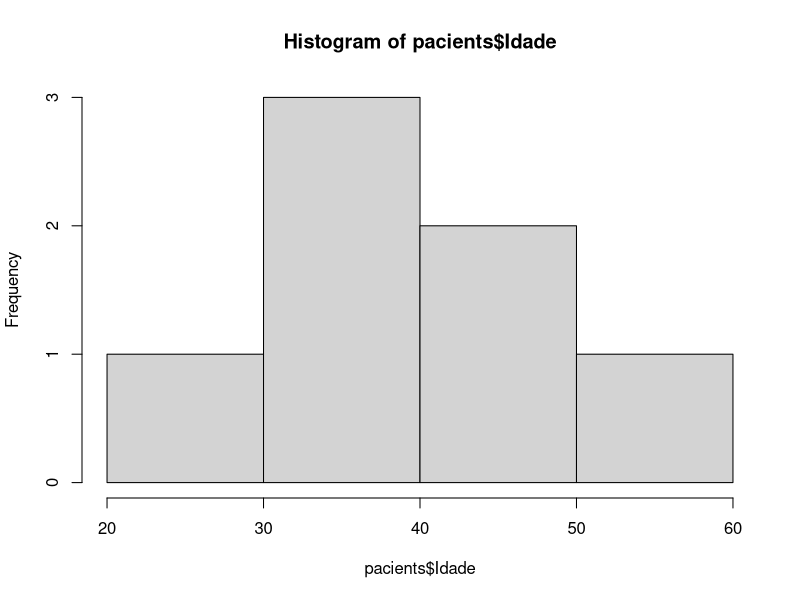

Recreate this plot in R.
# Setting up working directory
setwd("C:\\Users\\Andrew\\OneDrive\\Documentos\\Pessoal\\Cursos\\DSA\\BigDataRAzure\\Cap2")
getwd()

# Creating an empty DataFrame
df <- data.frame()
class(df)
df

# Creating empty vectors
names <- character()
ages <- numeric()
itens <- numeric()
codes <- integer()

df <- data.frame(c(names, ages, itens, codes))
df

# Creating vectors
country = c("Portugal", "Inglaterra", "Irlanda", "Egito", "Brasil")
name = c("Bruno", "Tiago", "Amanda", "Bianca", "Marta")
height = c(1.88, 1.76, 1.53, 1.69, 1.68)
code = c(5001, 2183, 4702, 7965, 8890)

# Creating a dataframe from the vectors
search = data.frame(country, name, height, code)
search

# Adding a new vector to an existing dataframe
eyes = c("verde", "azul", "azul", "castanho", "castanho")
sear = cbind(search, eyes)
sear

# Info about the dataframe
str(sear)
dim(sear)
length(sear)

# Getting a vector from the dataframe
sear$country
sear$name

# Extracting a single values
sear[1, 1]
sear[3, 2]

# Number os rows and columns
nrow(sear)
ncol(sear)

# First elements
head(sear)
head(mtcars)

# last elements
tail(sear)
tail(mtcars)

# R built-in dataframes
?mtcars
mtcars
View(mtcars)

# Filter to a subset of the data by a certain criteria
sear[height < 1.60,]
sear[height < 1.60, c('code', 'eyes')]
sear

# named dataframes
names(sear) <- c("Country", "Name", "Height", "Code", "Eyes")
sear

colnames(sear) <- c("Var 1", "Var 2", "Var 3", "Var 4", "Var 5")
rownames(sear) <- c("Obs 1", "Obs 2", "Obs 3", "Obs 4", "Obs 5")
sear

# loading a csv file
?read.csv
pacients <- data.frame(read.csv(file = 'pacientes.csv', header = TRUE, sep = ","))

# Visualizing the dataset
View(pacients)
head(pacients)
summary(pacients)

# Visualizing the variables from the dataset
pacients$Diabete
pacients$Status
pacients$status

# Histogram
hist(pacients$Idade)

# Combining dataframes
final_dataset <- merge(sear, pacients)
final_dataset
?merge
